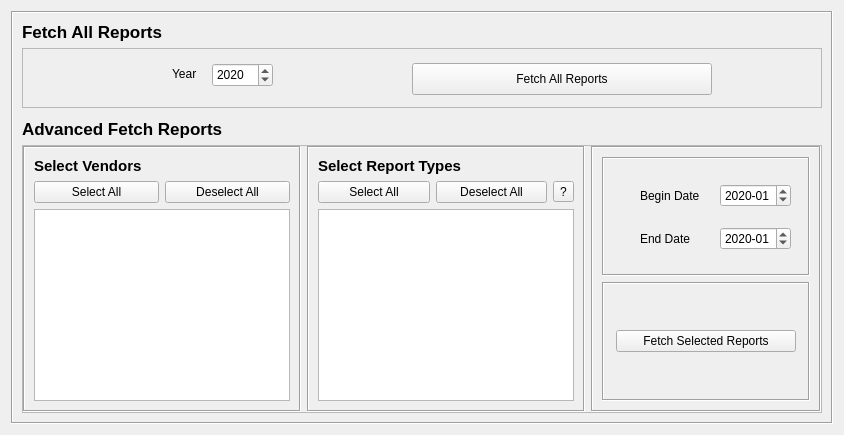
      <widget class="QWidget" name="fetch_reports_tab">
       <attribute name="title">
        <string>Fetch Reports</string>
       </attribute>
       <layout class="QVBoxLayout" name="verticalLayout_2">
        <item>
         <widget class="QFrame" name="frame_4">
          <property name="mouseTracking">
           <bool>true</bool>
          </property>
          <property name="frameShape">
           <enum>QFrame::Box</enum>
          </property>
          <property name="frameShadow">
           <enum>QFrame::Sunken</enum>
          </property>
          <layout class="QVBoxLayout" name="verticalLayout_3">
           <item>
            <widget class="QLabel" name="label_35">
             <property name="minimumSize">
              <size>
               <width>15</width>
               <height>15</height>
              </size>
             </property>
             <property name="font">
              <font>
               <family>Segoe UI</family>
               <pointsize>13</pointsize>
               <weight>75</weight>
               <bold>true</bold>
              </font>
             </property>
             <property name="text">
              <string>Fetch All Reports</string>
             </property>
             <property name="alignment">
              <set>Qt::AlignLeading|Qt::AlignLeft|Qt::AlignVCenter</set>
             </property>
            </widget>
           </item>
           <item>
            <widget class="QFrame" name="frame_9">
             <property name="minimumSize">
              <size>
               <width>800</width>
               <height>60</height>
              </size>
             </property>
             <property name="frameShape">
              <enum>QFrame::StyledPanel</enum>
             </property>
             <property name="frameShadow">
              <enum>QFrame::Sunken</enum>
             </property>
             <widget class="QPushButton" name="fetch_all_data_button">
              <property name="geometry">
               <rect>
                <x>390</x>
                <y>15</y>
                <width>300</width>
                <height>32</height>
               </rect>
              </property>
              <property name="sizePolicy">
               <sizepolicy hsizetype="Minimum" vsizetype="Fixed">
                <horstretch>0</horstretch>
                <verstretch>0</verstretch>
               </sizepolicy>
              </property>
              <property name="maximumSize">
               <size>
                <width>300</width>
                <height>16777215</height>
               </size>
              </property>
              <property name="text">
               <string>Fetch All Reports</string>
              </property>
             </widget>
             <widget class="QLabel" name="label_34">
              <property name="geometry">
               <rect>
                <x>150</x>
                <y>15</y>
                <width>31</width>
                <height>21</height>
               </rect>
              </property>
              <property name="text">
               <string>Year</string>
              </property>
             </widget>
             <widget class="QDateEdit" name="All_reports_edit_fetch">
              <property name="geometry">
               <rect>
                <x>190</x>
                <y>15</y>
                <width>61</width>
                <height>24</height>
               </rect>
              </property>
              <property name="dateTime">
               <datetime>
                <hour>0</hour>
                <minute>0</minute>
                <second>0</second>
                <year>2020</year>
                <month>1</month>
                <day>1</day>
               </datetime>
              </property>
              <property name="displayFormat">
               <string>yyyy</string>
              </property>
             </widget>
            </widget>
           </item>
           <item>
            <spacer name="verticalSpacer">
             <property name="orientation">
              <enum>Qt::Vertical</enum>
             </property>
             <property name="sizeType">
              <enum>QSizePolicy::Maximum</enum>
             </property>
             <property name="sizeHint" stdset="0">
              <size>
               <width>20</width>
               <height>5</height>
              </size>
             </property>
            </spacer>
           </item>
           <item>
            <widget class="QLabel" name="Adv_Fetch_text">
             <property name="maximumSize">
              <size>
               <width>16777215</width>
               <height>20</height>
              </size>
             </property>
             <property name="font">
              <font>
               <family>Segoe UI</family>
               <pointsize>13</pointsize>
               <weight>75</weight>
               <italic>false</italic>
               <bold>true</bold>
               <underline>false</underline>
              </font>
             </property>
             <property name="text">
              <string>Advanced Fetch Reports</string>
             </property>
             <property name="alignment">
              <set>Qt::AlignLeading|Qt::AlignLeft|Qt::AlignVCenter</set>
             </property>
            </widget>
           </item>
           <item>
            <widget class="QFrame" name="frame_5">
             <property name="frameShape">
              <enum>QFrame::StyledPanel</enum>
             </property>
             <property name="frameShadow">
              <enum>QFrame::Raised</enum>
             </property>
             <layout class="QHBoxLayout" name="horizontalLayout_3">
              <property name="leftMargin">
               <number>0</number>
              </property>
              <property name="topMargin">
               <number>0</number>
              </property>
              <property name="rightMargin">
               <number>0</number>
              </property>
              <property name="bottomMargin">
               <number>0</number>
              </property>
              <item>
               <widget class="QFrame" name="frame_10">
                <property name="sizePolicy">
                 <sizepolicy hsizetype="Expanding" vsizetype="Expanding">
                  <horstretch>0</horstretch>
                  <verstretch>0</verstretch>
                 </sizepolicy>
                </property>
                <property name="minimumSize">
                 <size>
                  <width>200</width>
                  <height>0</height>
                 </size>
                </property>
                <property name="frameShape">
                 <enum>QFrame::Box</enum>
                </property>
                <property name="frameShadow">
                 <enum>QFrame::Sunken</enum>
                </property>
                <layout class="QVBoxLayout" name="verticalLayout_4">
                 <item>
                  <widget class="QLabel" name="label_11">
                   <property name="font">
                    <font>
                     <family>Segoe UI</family>
                     <pointsize>11</pointsize>
                     <weight>75</weight>
                     <bold>true</bold>
                    </font>
                   </property>
                   <property name="text">
                    <string>Select Vendors</string>
                   </property>
                  </widget>
                 </item>
                 <item>
                  <widget class="QFrame" name="horizontalFrame">
                   <layout class="QHBoxLayout" name="horizontalLayout_4">
                    <property name="leftMargin">
                     <number>0</number>
                    </property>
                    <property name="topMargin">
                     <number>0</number>
                    </property>
                    <property name="rightMargin">
                     <number>0</number>
                    </property>
                    <property name="bottomMargin">
                     <number>0</number>
                    </property>
                    <item>
                     <widget class="QPushButton" name="select_vendors_button_fetch">
                      <property name="text">
                       <string>Select All</string>
                      </property>
                     </widget>
                    </item>
                    <item>
                     <widget class="QPushButton" name="deselect_vendors_button_fetch">
                      <property name="text">
                       <string>Deselect All</string>
                      </property>
                     </widget>
                    </item>
                   </layout>
                  </widget>
                 </item>
                 <item>
                  <widget class="QListView" name="vendors_list_view_fetch">
                   <property name="font">
                    <font>
                     <family>Segoe UI</family>
                     <pointsize>11</pointsize>
                    </font>
                   </property>
                   <property name="alternatingRowColors">
                    <bool>true</bool>
                   </property>
                  </widget>
                 </item>
                </layout>
               </widget>
              </item>
              <item>
               <widget class="QFrame" name="frame_11">
                <property name="sizePolicy">
                 <sizepolicy hsizetype="Expanding" vsizetype="Expanding">
                  <horstretch>0</horstretch>
                  <verstretch>0</verstretch>
                 </sizepolicy>
                </property>
                <property name="minimumSize">
                 <size>
                  <width>200</width>
                  <height>0</height>
                 </size>
                </property>
                <property name="frameShape">
                 <enum>QFrame::Box</enum>
                </property>
                <property name="frameShadow">
                 <enum>QFrame::Sunken</enum>
                </property>
                <layout class="QVBoxLayout" name="verticalLayout_5">
                 <item>
                  <widget class="QLabel" name="label_12">
                   <property name="font">
                    <font>
                     <family>Segoe UI</family>
                     <pointsize>11</pointsize>
                     <weight>75</weight>
                     <bold>true</bold>
                    </font>
                   </property>
                   <property name="text">
                    <string>Select Report Types</string>
                   </property>
                  </widget>
                 </item>
                 <item>
                  <widget class="QFrame" name="horizontalFrame_2">
                   <layout class="QHBoxLayout" name="horizontalLayout_6">
                    <property name="leftMargin">
                     <number>0</number>
                    </property>
                    <property name="topMargin">
                     <number>0</number>
                    </property>
                    <property name="rightMargin">
                     <number>0</number>
                    </property>
                    <property name="bottomMargin">
                     <number>0</number>
                    </property>
                    <item>
                     <widget class="QPushButton" name="select_report_types_button_fetch">
                      <property name="text">
                       <string>Select All</string>
                      </property>
                     </widget>
                    </item>
                    <item>
                     <widget class="QPushButton" name="deselect_report_types_button_fetch">
                      <property name="text">
                       <string>Deselect All</string>
                      </property>
                     </widget>
                    </item>
                    <item>
                     <widget class="QToolButton" name="toolButton">
                      <property name="cursor">
                       <cursorShape>ArrowCursor</cursorShape>
                      </property>
                      <property name="text">
                       <string>?</string>
                      </property>
                     </widget>
                    </item>
                   </layout>
                  </widget>
                 </item>
                 <item>
                  <widget class="QListView" name="report_types_list_view">
                   <property name="font">
                    <font>
                     <family>Segoe UI</family>
                     <pointsize>11</pointsize>
                    </font>
                   </property>
                   <property name="alternatingRowColors">
                    <bool>true</bool>
                   </property>
                  </widget>
                 </item>
                </layout>
               </widget>
              </item>
              <item>
               <widget class="QFrame" name="frame_7">
                <property name="sizePolicy">
                 <sizepolicy hsizetype="Expanding" vsizetype="Expanding">
                  <horstretch>0</horstretch>
                  <verstretch>0</verstretch>
                 </sizepolicy>
                </property>
                <property name="minimumSize">
                 <size>
                  <width>200</width>
                  <height>0</height>
                 </size>
                </property>
                <property name="frameShape">
                 <enum>QFrame::Box</enum>
                </property>
                <property name="frameShadow">
                 <enum>QFrame::Sunken</enum>
                </property>
                <layout class="QVBoxLayout" name="verticalLayout_7">
                 <item>
                  <widget class="QFrame" name="frame_6">
                   <property name="sizePolicy">
                    <sizepolicy hsizetype="Expanding" vsizetype="Expanding">
                     <horstretch>0</horstretch>
                     <verstretch>0</verstretch>
                    </sizepolicy>
                   </property>
                   <property name="minimumSize">
                    <size>
                     <width>0</width>
                     <height>0</height>
                    </size>
                   </property>
                   <property name="frameShape">
                    <enum>QFrame::Box</enum>
                   </property>
                   <property name="frameShadow">
                    <enum>QFrame::Sunken</enum>
                   </property>
                   <layout class="QFormLayout" name="formLayout_2">
                    <property name="fieldGrowthPolicy">
                     <enum>QFormLayout::FieldsStayAtSizeHint</enum>
                    </property>
                    <property name="formAlignment">
                     <set>Qt::AlignCenter</set>
                    </property>
                    <property name="horizontalSpacing">
                     <number>20</number>
                    </property>
                    <property name="verticalSpacing">
                     <number>20</number>
                    </property>
                    <item row="0" column="0">
                     <widget class="QLabel" name="label_9">
                      <property name="text">
                       <string>Begin Date</string>
                      </property>
                     </widget>
                    </item>
                    <item row="0" column="1">
                     <widget class="QDateEdit" name="begin_date_edit_fetch">
                      <property name="dateTime">
                       <datetime>
                        <hour>0</hour>
                        <minute>0</minute>
                        <second>0</second>
                        <year>2020</year>
                        <month>1</month>
                        <day>1</day>
                       </datetime>
                      </property>
                      <property name="displayFormat">
                       <string>yyyy-MM</string>
                      </property>
                     </widget>
                    </item>
                    <item row="1" column="0">
                     <widget class="QLabel" name="label_10">
                      <property name="text">
                       <string>End Date</string>
                      </property>
                     </widget>
                    </item>
                    <item row="1" column="1">
                     <widget class="QDateEdit" name="end_date_edit_fetch">
                      <property name="dateTime">
                       <datetime>
                        <hour>0</hour>
                        <minute>0</minute>
                        <second>0</second>
                        <year>2020</year>
                        <month>1</month>
                        <day>1</day>
                       </datetime>
                      </property>
                      <property name="displayFormat">
                       <string>yyyy-MM</string>
                      </property>
                     </widget>
                    </item>
                   </layout>
                  </widget>
                 </item>
                 <item>
                  <widget class="QFrame" name="frame_13">
                   <property name="sizePolicy">
                    <sizepolicy hsizetype="Expanding" vsizetype="Expanding">
                     <horstretch>0</horstretch>
                     <verstretch>0</verstretch>
                    </sizepolicy>
                   </property>
                   <property name="frameShape">
                    <enum>QFrame::Box</enum>
                   </property>
                   <property name="frameShadow">
                    <enum>QFrame::Sunken</enum>
                   </property>
                   <layout class="QGridLayout" name="gridLayout_2">
                    <item row="0" column="0">
                     <widget class="QPushButton" name="fetch_advanced_button">
                      <property name="sizePolicy">
                       <sizepolicy hsizetype="Fixed" vsizetype="Fixed">
                        <horstretch>0</horstretch>
                        <verstretch>0</verstretch>
                       </sizepolicy>
                      </property>
                      <property name="maximumSize">
                       <size>
                        <width>180</width>
                        <height>16777215</height>
                       </size>
                      </property>
                      <property name="text">
                       <string>Fetch Selected Reports</string>
                      </property>
                     </widget>
                    </item>
                   </layout>
                  </widget>
                 </item>
                </layout>
               </widget>
              </item>
             </layout>
            </widget>
           </item>
          </layout>
         </widget>
        </item>
       </layout>
      </widget>
